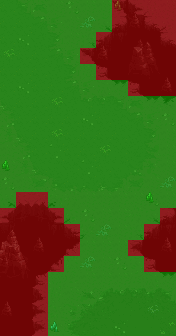

Rendered tile map (Tiled .tmx) drawn with the repository's tilesets; below, a short description and the full map source, tile grids included:
An orthogonal 11x21 tile map with 16x16 px tiles, 6 tile layers (Tile Layer 4, Tile Layer 5, Tile Layer 6, Tile Layer 7, ...), 2 hidden layers not drawn.

<map version="1.5" tiledversion="2021.02.15" orientation="orthogonal" renderorder="left-down" width="11" height="21" tilewidth="16" tileheight="16" infinite="0" nextlayerid="15" nextobjectid="1">
 <tileset firstgid="1" source="../world_tiles/tileset.tsx" />
 <layer id="10" name="Tile Layer 4" width="11" height="21">
  <data encoding="csv">
2221,2221,2221,2221,2221,2221,2221,2222,1941,1942,2221,
2221,2221,2221,2221,2221,2022,2023,2024,2041,2042,2043,
2221,2221,2221,2221,2221,2122,2123,2124,2325,2325,2042,
2221,2221,2221,2221,2221,2222,2223,2224,2325,2325,2325,
2221,2221,2221,2221,2221,2824,2825,2826,2325,2325,2325,
2221,2221,2221,2221,2221,2924,2925,2926,2825,2826,2829,
2221,2221,2221,2221,2221,2221,2221,2221,2925,2926,2929,
2221,2221,2221,2221,2221,2221,2221,2221,2221,2221,2221,
2221,2221,2221,2221,2221,2221,2221,2221,2221,2221,2221,
2221,2221,2221,2221,2221,2221,2221,2221,2221,2221,2221,
2221,2221,2221,2221,2221,2221,2221,2221,2221,2221,2221,
2221,2221,2221,2221,2221,2221,2221,2221,2221,2221,2221,
1825,1826,1840,1841,2321,2221,2221,2221,2221,2221,2221,
1925,1926,1940,1941,2043,2044,2221,2221,2022,2023,2024,
2025,2026,2027,2142,2143,2144,2221,2221,2122,2123,2124,
2225,2225,2641,2642,2643,2221,2221,2221,2522,2523,2524,
2225,2225,2741,2742,2743,2221,2221,2221,2622,2825,2826,
2242,2225,2841,2842,2843,2221,2221,2221,2722,2925,2926,
2342,2343,2344,2345,2221,2221,2221,2221,2221,2823,2824,
2442,2443,2444,2445,2221,2221,2221,2221,2221,2221,2221,
2542,2543,2544,2545,2221,2221,2221,2221,2221,2221,2221
</data>
 </layer>
 <layer id="11" name="Tile Layer 5" width="11" height="21">
  <data encoding="csv">
0,0,0,0,0,0,0,0,2973,0,0,
0,0,0,0,0,0,0,0,3073,0,0,
0,0,0,0,0,0,2973,0,2470,2471,0,
0,0,0,0,0,0,3073,0,2570,2571,0,
0,0,0,0,0,0,0,0,2670,2671,2973,
0,0,0,0,0,0,0,0,0,0,3073,
0,0,0,0,0,0,0,0,0,0,0,
0,0,0,0,0,0,0,0,0,0,0,
0,0,0,0,0,0,0,0,0,0,0,
0,0,0,0,0,0,0,0,0,0,0,
0,0,0,0,0,0,0,0,0,0,0,
0,0,0,0,0,0,0,0,0,0,0,
0,0,0,0,0,0,0,0,0,0,0,
0,0,0,0,0,0,0,0,0,0,0,
2374,2375,2973,0,0,0,0,0,0,0,2973,
2474,2475,3073,0,0,0,0,0,0,0,3073,
2574,2575,0,0,0,0,0,0,0,0,0,
2674,2675,0,0,0,0,0,0,0,0,0,
2973,0,0,0,0,0,0,0,0,0,0,
3073,0,0,0,0,0,0,0,0,0,0,
0,0,0,0,0,0,0,0,0,0,0
</data>
 </layer>
 <layer id="12" name="Tile Layer 6" width="11" height="21">
  <data encoding="csv">
2405,2307,2308,2309,0,0,0,0,0,0,0,
2405,2405,2408,2409,0,0,0,0,0,0,0,
2405,2507,2508,2509,0,0,0,0,0,0,0,
2405,2405,2405,2408,2409,0,0,0,0,0,0,
2405,2405,2405,2508,2509,0,0,0,0,0,0,
2405,2405,2405,2405,2408,2409,0,0,0,0,0,
2802,2405,2405,2405,2508,2304,2305,2307,2308,2309,0,
2701,2702,2405,2405,2405,2405,2405,2407,2408,2409,0,
2801,2802,2405,2405,2405,2405,2405,2507,2508,2509,0,
0,2701,2702,2703,2405,2405,2405,2607,2608,2609,0,
0,2801,2802,2803,2804,2805,2806,2807,2808,2809,0,
0,2901,2902,2903,2904,2905,2906,2907,2908,2909,0,
0,0,0,0,0,0,0,0,0,0,0,
0,0,0,0,0,0,0,0,0,0,0,
0,0,0,0,0,0,0,0,0,0,0,
0,0,0,0,0,0,0,0,0,0,0,
0,0,0,0,0,0,0,0,0,0,0,
0,0,0,0,0,0,0,0,0,0,0,
0,0,0,0,2311,2312,2313,2314,2315,2316,2317,
0,0,0,0,2411,2412,2413,2414,2415,2416,2417,
0,0,0,0,2511,2512,2513,2514,2614,2614,2614
</data>
 </layer>
 <layer id="13" name="Tile Layer 7" width="11" height="21">
  <data encoding="csv">
0,0,0,0,4010,0,0,0,0,0,0,
0,0,0,0,0,4216,0,0,0,0,0,
0,4204,0,0,0,0,0,0,0,0,0,
4508,0,0,0,0,0,0,0,0,0,0,
0,0,0,0,0,0,0,0,0,0,0,
0,4204,0,0,0,0,0,0,0,0,0,
0,0,0,4508,0,0,0,0,0,0,0,
0,0,0,0,0,4204,0,0,0,0,4010,
0,0,0,4508,0,0,0,0,0,0,0,
0,0,0,4302,0,0,4508,0,0,0,0,
0,0,0,0,0,4302,0,0,0,0,0,
4010,0,0,0,0,0,0,0,0,0,4216,
0,0,0,0,0,0,0,0,0,4010,0,
0,0,0,0,0,4010,0,0,0,0,0,
0,0,0,0,0,0,4216,0,0,0,0,
0,0,0,0,0,0,0,0,0,0,0,
0,0,0,0,0,4216,0,4010,0,0,0,
0,0,0,0,0,0,0,0,0,0,0,
0,0,0,0,0,0,0,0,0,0,0,
0,0,0,0,0,0,0,0,0,5008,0,
0,0,0,0,0,0,0,5104,0,0,5205
</data>
 </layer>
 <layer id="14" name="Tile Layer 8" width="11" height="21">
  <data encoding="csv">
0,0,0,0,0,0,0,3473,0,0,0,
0,0,0,0,0,0,0,0,0,0,0,
0,0,0,0,0,0,0,0,0,0,0,
0,0,0,0,0,0,0,0,0,0,0,
0,0,0,0,0,0,0,0,0,0,0,
0,0,0,0,0,0,0,0,0,0,0,
0,0,0,0,0,0,0,0,0,0,0,
0,0,0,0,0,0,0,0,0,0,0,
0,0,0,0,0,0,0,0,0,0,0,
0,0,0,0,0,0,0,0,0,0,0,
3473,0,0,0,0,0,0,0,0,0,0,
0,0,0,0,0,0,0,0,0,0,0,
0,0,0,0,0,0,0,0,0,3473,0,
0,0,0,0,0,0,0,0,0,0,0,
0,0,0,0,0,0,0,0,0,0,0,
0,0,0,0,0,0,0,0,0,0,0,
0,0,0,0,0,0,0,0,0,0,0,
0,0,0,0,0,0,0,0,0,0,0,
0,0,0,0,0,0,0,0,0,0,0,
0,0,0,0,0,0,0,0,0,0,0,
0,0,0,3668,0,0,0,0,0,0,0
</data>
 </layer>
 <layer id="7" name="anim" width="11" height="21" visible="0">
  <data encoding="csv">
0,0,0,0,0,0,0,0,0,0,0,
0,0,0,0,15727,0,0,0,0,0,0,
0,0,0,0,0,0,0,0,0,0,0,
0,0,0,0,0,0,0,0,0,0,0,
0,0,0,0,0,15627,0,0,0,0,0,
0,0,0,0,0,0,0,0,0,0,0,
0,0,0,0,0,0,0,0,0,0,0,
0,0,0,0,0,0,0,0,0,15727,0,
0,0,0,0,0,0,0,0,0,0,0,
0,0,0,0,0,0,0,0,0,0,0,
0,0,0,0,0,0,0,0,0,0,0,
0,15627,0,0,0,0,0,0,0,0,0,
0,0,0,0,0,0,0,0,0,0,0,
0,0,0,0,0,0,15527,0,0,0,0,
0,0,0,0,0,0,0,0,0,0,0,
0,0,0,0,0,0,0,0,0,0,0,
0,0,0,0,0,0,0,0,0,0,0,
0,0,0,0,0,0,0,0,0,0,0,
0,0,0,15727,0,0,0,0,0,0,0,
0,0,0,0,0,0,0,0,0,0,0,
0,0,0,0,0,0,0,0,0,0,0
</data>
 </layer>
 <layer id="8" name="characters" width="11" height="21" visible="0">
  <data encoding="csv">
0,0,0,0,0,0,0,0,0,0,0,
0,0,0,0,0,0,0,0,0,0,0,
0,0,0,0,0,0,0,0,0,0,0,
0,0,0,15706,0,0,0,0,0,0,0,
0,0,0,0,0,0,0,0,0,0,0,
0,0,15507,0,0,0,0,0,0,0,0,
0,0,0,0,0,0,15507,0,0,0,0,
0,0,15706,0,0,0,0,0,0,0,0,
0,0,0,0,0,15506,0,15706,0,0,0,
0,0,0,0,0,0,0,0,0,0,0,
0,0,15507,0,15706,0,0,15507,0,0,0,
0,0,0,0,0,0,0,0,0,0,0,
0,0,0,0,0,0,0,0,0,0,0,
0,0,0,0,0,0,0,15706,0,0,0,
0,0,0,0,0,0,0,0,0,0,0,
0,0,0,0,0,0,0,0,0,0,0,
0,0,0,0,0,0,0,0,0,0,0,
0,0,0,0,0,0,0,0,0,0,0,
0,0,0,0,0,0,0,0,0,0,0,
0,0,0,0,0,0,0,0,0,0,0,
0,0,0,0,0,0,0,0,0,0,0
</data>
 </layer>
 <layer id="9" name="walkable" width="11" height="21">
  <data encoding="csv">
15537,15537,15537,15537,15537,15537,15537,15437,15437,15437,15437,
15537,15537,15537,15537,15537,15537,15537,15437,15437,15437,15437,
15537,15537,15537,15537,15537,15537,15437,15437,15437,15437,15437,
15537,15537,15537,15537,15537,15437,15437,15437,15437,15437,15437,
15537,15537,15537,15537,15537,15537,15437,15437,15437,15437,15437,
15537,15537,15537,15537,15537,15537,15537,15537,15437,15437,15437,
15537,15537,15537,15537,15537,15537,15537,15537,15537,15537,15537,
15537,15537,15537,15537,15537,15537,15537,15537,15537,15537,15537,
15537,15537,15537,15537,15537,15537,15537,15537,15537,15537,15537,
15537,15537,15537,15537,15537,15537,15537,15537,15537,15537,15537,
15537,15537,15537,15537,15537,15537,15537,15537,15537,15537,15537,
15537,15537,15537,15537,15537,15537,15537,15537,15537,15537,15537,
15537,15437,15437,15537,15537,15537,15537,15537,15537,15537,15537,
15437,15437,15437,15437,15537,15537,15537,15537,15537,15537,15437,
15437,15437,15437,15437,15437,15537,15537,15537,15537,15437,15437,
15437,15437,15437,15437,15437,15537,15537,15537,15437,15437,15437,
15437,15437,15437,15437,15537,15537,15537,15537,15537,15437,15437,
15437,15437,15437,15537,15537,15537,15537,15537,15537,15537,15537,
15437,15437,15437,15537,15537,15537,15537,15537,15537,15537,15537,
15437,15437,15437,15537,15537,15537,15537,15537,15537,15537,15537,
15437,15437,15437,15537,15537,15537,15537,15537,15537,15537,15537
</data>
 </layer>
</map>
